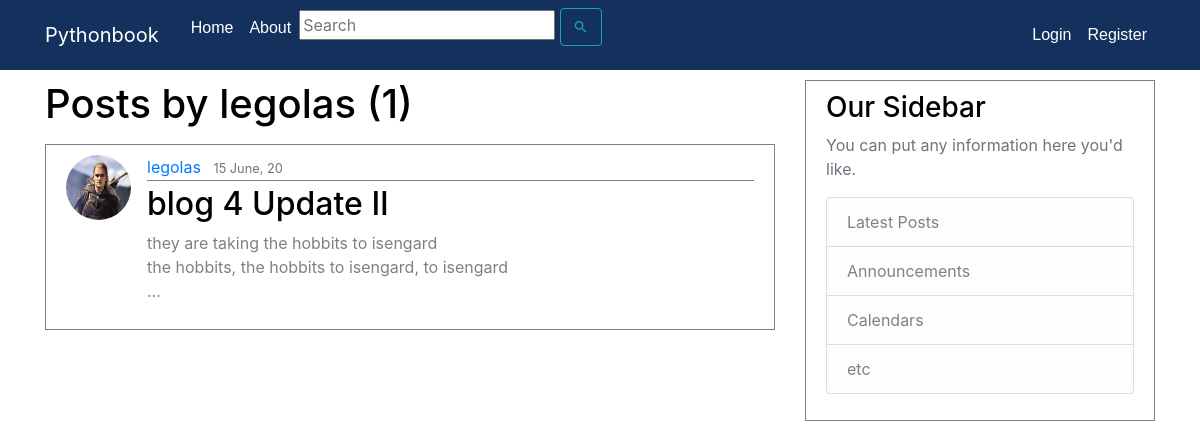
/user/legolas, run on an earlier commit of the app's database.
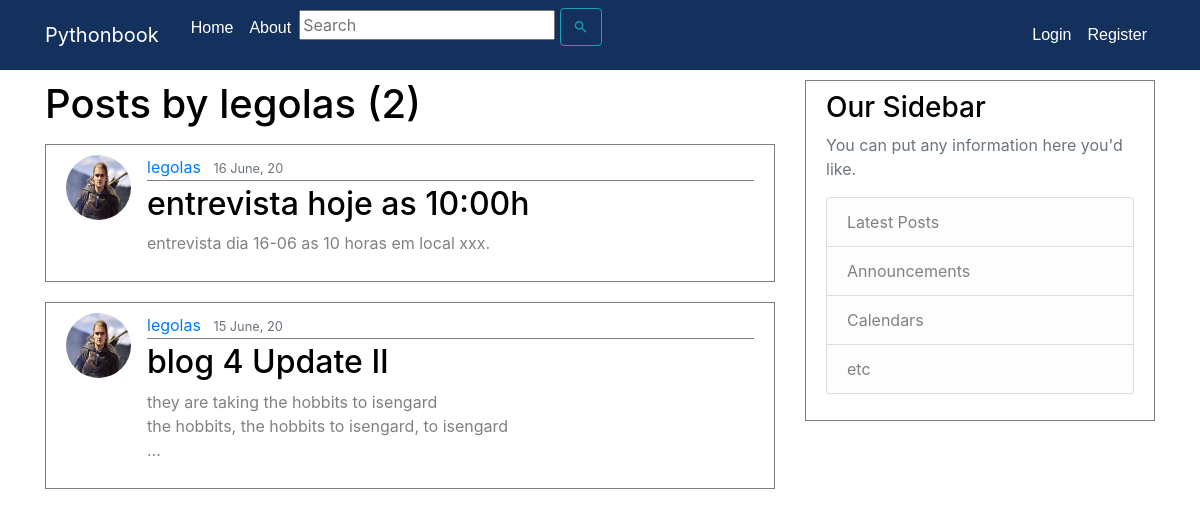
And on a later commit of the database.
### blog/models.py (models this page shows, shortened)
class Post(models.Model):
    title = models.CharField(max_length=100)
    content = models.TextField()
    date_posted = models.DateTimeField(default=timezone.now)
    author = models.ForeignKey(User, on_delete=models.CASCADE, related_name='author')

### users/models.py (models this page shows, shortened)
class Profile(models.Model):
    user = models.OneToOneField(User, on_delete=models.CASCADE)
    image = models.ImageField(default='default.jpg', upload_to='profile_pics')

### blog/views.py (the view)
# urls.py: path('user/<str:username>', UserPostListView.as_view(), name='user-posts'),
class UserPostListView(ListView):
    model = Post
    template_name = 'blog/user_posts.html'  # <app> / <model>_<viewtype>.html
    context_object_name = 'posts'
    paginate_by = 4
    def get_queryset(self):
        user = get_object_or_404(User, username=self.kwargs.get('username'))
        return Post.objects.filter(author=user).order_by('-date_posted')

### blog/templates/blog/user_posts.html (shortened to what this page needs)
{% extends "blog/base.html" %}
{% block content %}
 <h1 class="mb-3"> Posts by {{view.kwargs.username }} ({{ page_obj.paginator.count }})</h1>
    {% for post in posts %}
        <article class="media content-section">
          <img class="rounded-circle article-img" src="{{ post.author.profile.image.url }}">
            <div class="media-body">
            <div class="article-metadata">
              <a class="mr-2" href="{% url 'user-posts' post.author.username %}">{{ post.author }}</a>
              <small class="text-muted">{{ post.date_posted|date:"d F, y" }}</small>
            </div>
            <h2><a class="article-title" href="{% url 'post-detail' post.id %}">{{ post.title }}</a></h2>
            <p class="article-content">{{ post.content }}</p>
          </div>
        </article>
    {% endfor %}
{% endblock content %}

What changed in the data, as far as the page shows it:
added Post: author.profile.image (picture), author "legolas", date_posted "16 June, 20", title "entrevista hoje as 10:00h", content "entrevista dia 16-06 as 10 horas em local xxx."
Also different on the page:
{{ page_obj.paginator.count }}: "1" → "2"
